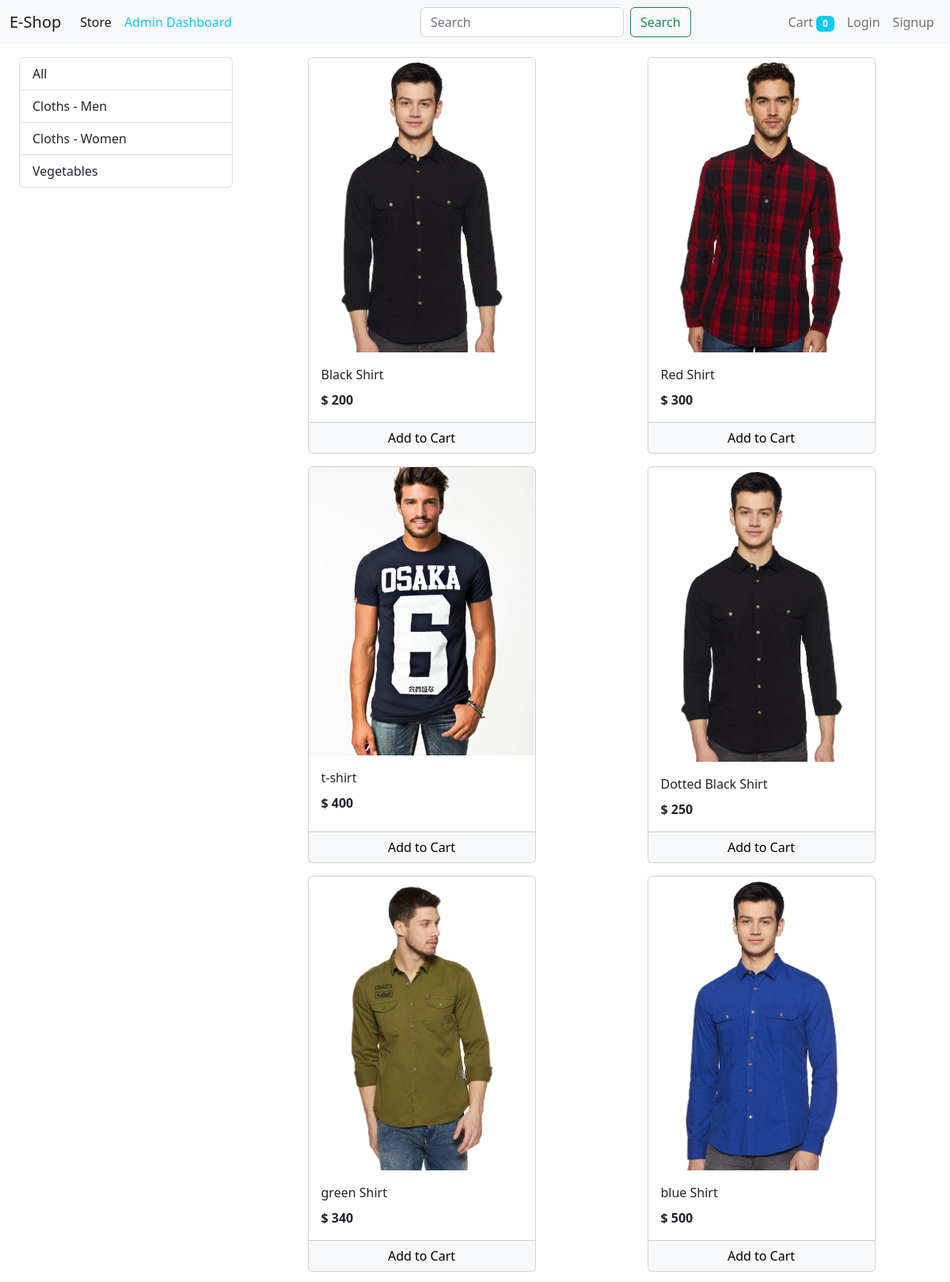
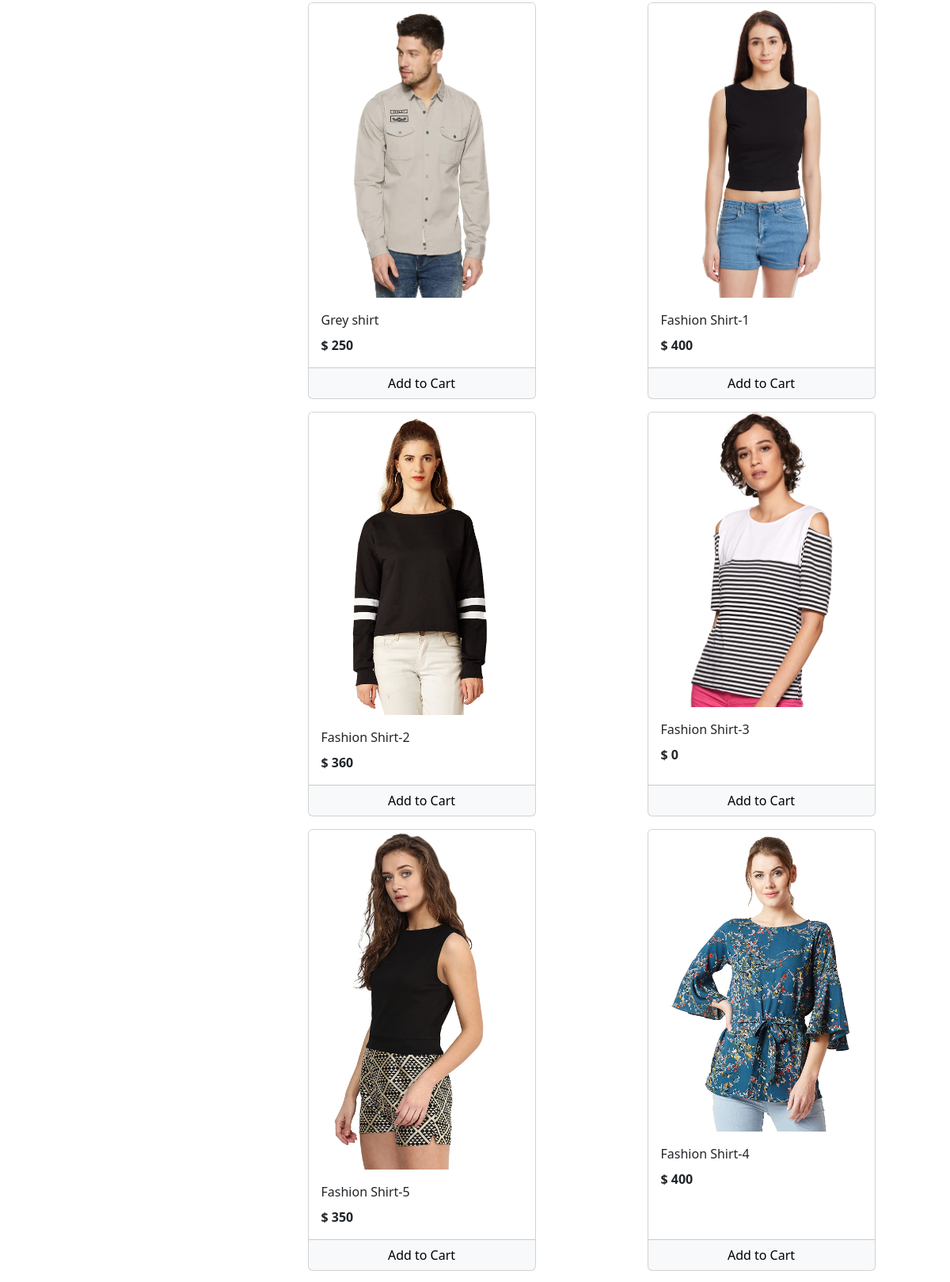
The page / (upper part) on the database its author committed (2 pictures, top to bottom).
### store/models.py (models this page shows, shortened)
class Category(models.Model):
    name = models.CharField(max_length=30)
    @staticmethod
    def get_all_category():
        return Category.objects.all()

class Product(models.Model):
    name = models.CharField(max_length=30)
    price = models.IntegerField(default=0)
    category = models.ForeignKey(Category, on_delete=models.CASCADE, default=1)
    description = models.CharField(max_length=200, default='')
    image = models.ImageField(upload_to='uploads/products/')
    @staticmethod
    def get_all_products():
        return Product.objects.all()

### store/email_middleware.py (the view, shortened to what this page needs)
    def myfunc(request):
        response = get_response(request)
        return response

### store/templatetags/cart.py (called while the page is built)
@register.filter(name = 'IsInCart')
def is_in_cart(product, cart):
    keys = cart.keys()
    for id in keys:
        if int(id)==product.id:
            return True
    return False

### store/templatetags/currency_symbol.py (called while the page is built)
@register.filter(name = 'currency')
def currency(number):
    return "$ "+str(number)

### store/templates/store/index.html (shortened to what this page needs)
{% extends 'store/base.html' %}
{% load cart %}
{% load currency_symbol %}
{% block content %}
<div class="container-fluid mt-3">
	<div class="row mx-auto">
		<div class="col-lg-3">
			<div class="list-group">
				<a href="/" class="list-group-item list-group-item-action ">All</a>
				{% for categ in categories %}
				<a href="?category={{categ.id}}"
					class="list-group-item list-group-item-action {{type}}">{{categ.name}}</a>
				{% endfor %}
			</div>
		</div>
		<div class="col-lg-9">
			<div class="row mx-auto">
				{% for product in products %}
				<div class="card mx-auto mb-3 p-0" id="{{product.id}}" style="width: 18rem;">
					<img class="card-img-top" src="{{product.image.url}}" alt="">
					<div class="card-body">
						<p class="card-title">{{product.name}}</p>
						<p class="card-text"><b>{{product.price|currency}}</b></p>
					</div>
					<div class="card-footer p-0 no-gutters">
						{% if product|IsInCart:request.session.cart %}
						<div class="row mx-0">
							<form action="" method="post" class="col-2 p-0">
								{% csrf_token %}
								<input type="text" name="product" id="" value="{{product.id}}" hidden>
								<input type="text" name="remove" id="" value="True" hidden>
								<input type="submit" value="-" class="btn btn-light border form-control">
							</form>
							<div class="text-center col mt-1">{{ product|item_count:request.session.cart }}</div>
							<form action="" method="post" class="col-2 p-0">
								{% csrf_token %}
								<input type="text" name="product" id="" value="{{product.id}}" hidden>
								<input type="submit" value="+" class="btn btn-light border form-control">
							</form>
						</div>
						{% else %}
						<form action="/#{{product.id}}" method="post" class="btn-block">
							<input type="submit" class="btn btn-light form-control" value="Add to Cart">
						</form>
						{% endif %}
					</div>
				</div>
				{% endfor %}
			</div>
		</div>
	</div>
</div>
{% endblock content %}

### rows shown on the page
Category: name "Cloths - Men"
Category: name "Cloths - Women"
Category: name "Vegetables"
Product: image (picture), name "Black Shirt", price "$ 200"
Product: image (picture), name "Red Shirt", price "$ 300"
Product: image (picture), name "t-shirt", price "$ 400"
Product: image (picture), name "Dotted Black Shirt", price "$ 250"
Product: image (picture), name "green Shirt", price "$ 340"
Product: image (picture), name "blue Shirt", price "$ 500"
Product: image (picture), name "Grey shirt", price "$ 250"
Product: image (picture), name "Fashion Shirt-1", price "$ 400"
Product: image (picture), name "Fashion Shirt-2", price "$ 360"
Product: {{ product.id }} 18 (drawn), image (picture), name "Fashion Shirt-3", price "$ 0"
Product: image (picture), name "Fashion Shirt-5", price "$ 350"
Product: image (picture), name "Fashion Shirt-4", price "$ 400"

### other values the page prints
{{ request.session.cart.keys|length }} "0"
